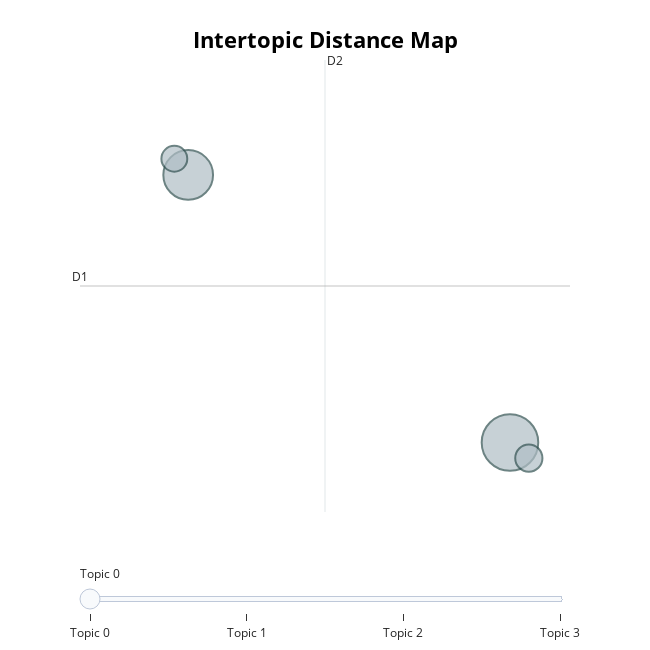

Notebook code for this chart:
### Code cell
topic_model.visualize_topics()

### Figure 1 — Plotly figure (JSON) as saved in the notebook; plotly's stock layout.template omitted (floating-point values rounded to 4 significant figures)
{"data": [{"customdata": [[0, "galaxies | mass | data | formation | star", 320], [1, "quantum | graphene | optical | spin | states", 247], [2, "climate | global | ocean | carbon | aerosol", 74], [3, "theory | models | model | gauge | scalar", 67]], "hovertemplate": "<b>Topic %{customdata[0]}</b><br>%{customdata[1]}<br>Size: %{customdata[2]}", "legendgroup": "", "marker": {"color": "#B0BEC5", "line": {"color": "DarkSlateGrey", "width": 2}, "size": [320, 247, 74, 67], "sizemode": "area", "sizeref": 0.2, "symbol": "circle"}, "mode": "markers", "name": "", "orientation": "v", "showlegend": false, "type": "scatter", "x": [-8.975, -18.82, -8.398, -19.24], "xaxis": "x", "y": [13.25, 22.7, 12.69, 23.28], "yaxis": "y"}], "layout": {"annotations": [{"showarrow": false, "text": "D1", "x": -22.13, "y": 18.78, "yshift": 10}, {"showarrow": false, "text": "D2", "x": -14.63, "xshift": 10, "y": 26.77}], "height": 650, "hoverlabel": {"bgcolor": "white", "font": {"family": "Rockwell", "size": 16}}, "legend": {"itemsizing": "constant", "tracegroupgap": 0}, "margin": {"t": 60}, "shapes": [{"line": {"color": "#CFD8DC", "width": 2}, "type": "line", "x0": -14.63, "x1": -14.63, "y0": 10.79, "y1": 26.77}, {"line": {"color": "#9E9E9E", "width": 2}, "type": "line", "x0": -22.13, "x1": -7.138, "y0": 18.78, "y1": 18.78}], "sliders": [{"active": 0, "pad": {"t": 50}, "steps": [{"args": [{"marker.color": [["red", "#B0BEC5", "#B0BEC5", "#B0BEC5"]]}], "label": "Topic 0", "method": "update"}, {"args": [{"marker.color": [["#B0BEC5", "red", "#B0BEC5", "#B0BEC5"]]}], "label": "Topic 1", "method": "update"}, {"args": [{"marker.color": [["#B0BEC5", "#B0BEC5", "red", "#B0BEC5"]]}], "label": "Topic 2", "method": "update"}, {"args": [{"marker.color": [["#B0BEC5", "#B0BEC5", "#B0BEC5", "red"]]}], "label": "Topic 3", "method": "update"}]}], "title": {"font": {"color": "Black", "size": 22}, "text": "<b>Intertopic Distance Map</b>", "x": 0.5, "xanchor": "center", "y": 0.95, "yanchor": "top"}, "width": 650, "xaxis": {"anchor": "y", "domain": [0, 1], "range": [-22.13, -7.138], "title": {"text": ""}, "visible": false}, "yaxis": {"anchor": "x", "domain": [0, 1], "range": [10.79, 26.77], "title": {"text": ""}, "visible": false}}}
